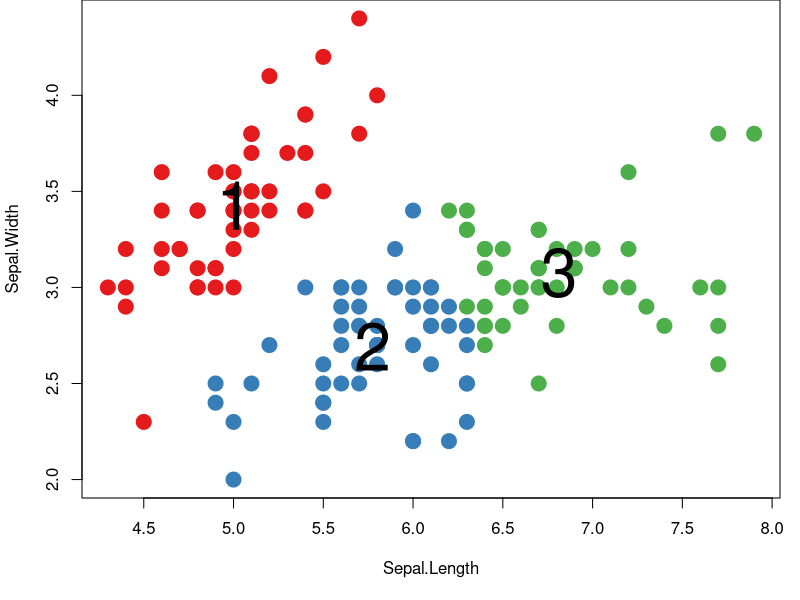

The R source for this figure:
## ---- chunk 1
knitr::opts_chunk$set(echo = FALSE)
library(tidyverse)
library(knitr)
## ---- chunk 2
set.seed(1234)
selected_iris <- iris[, c("Sepal.Length", "Sepal.Width")]
sample_cluster <- kmeans(selected_iris, 3)
palette(c("#E41A1C", "#377EB8", "#4DAF4A", "#984EA3",
                  "#FF7F00", "#FFFF33", "#A65628", "#F781BF", "#999999"))
        
par(mar = c(5.1, 4.1, 0, 1))
plot(selected_iris,
     col = sample_cluster$cluster,
     pch = 20, cex = 3)
text(sample_cluster$centers, cex = 4, lwd = 4)
## ---- chunk 3
kable(cbind(data.frame(Clusters = as.integer(seq(1, nrow(sample_cluster$centers), by = 1))),
            data.frame(sample_cluster$centers)))

